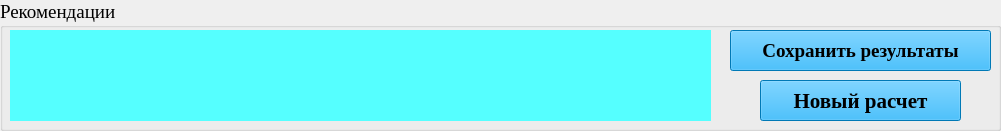
     <widget class="QGroupBox" name="groupBox_6">
      <property name="geometry">
       <rect>
        <x>10</x>
        <y>640</y>
        <width>1001</width>
        <height>131</height>
       </rect>
      </property>
      <property name="font">
       <font>
        <family>Times New Roman</family>
        <pointsize>14</pointsize>
       </font>
      </property>
      <property name="title">
       <string>Рекомендации</string>
      </property>
      <widget class="QLabel" name="label_67">
       <property name="geometry">
        <rect>
         <x>10</x>
         <y>30</y>
         <width>701</width>
         <height>91</height>
        </rect>
       </property>
       <property name="font">
        <font>
         <family>Times New Roman</family>
         <pointsize>12</pointsize>
        </font>
       </property>
       <property name="styleSheet">
        <string notr="true">background-color: rgb(85, 255, 255);</string>
       </property>
       <property name="text">
        <string/>
       </property>
      </widget>
      <widget class="QPushButton" name="pushButton_24">
       <property name="geometry">
        <rect>
         <x>760</x>
         <y>80</y>
         <width>201</width>
         <height>41</height>
        </rect>
       </property>
       <property name="font">
        <font>
         <family>Times New Roman</family>
         <pointsize>16</pointsize>
         <weight>75</weight>
         <bold>true</bold>
        </font>
       </property>
       <property name="styleSheet">
        <string notr="true">background-color: rgb(0, 170, 255);</string>
       </property>
       <property name="text">
        <string>Новый расчет</string>
       </property>
      </widget>
      <widget class="QPushButton" name="pushButton_25">
       <property name="geometry">
        <rect>
         <x>730</x>
         <y>30</y>
         <width>261</width>
         <height>41</height>
        </rect>
       </property>
       <property name="font">
        <font>
         <family>Times New Roman</family>
         <pointsize>14</pointsize>
         <weight>75</weight>
         <bold>true</bold>
        </font>
       </property>
       <property name="styleSheet">
        <string notr="true">background-color: rgb(0, 170, 255);</string>
       </property>
       <property name="text">
        <string>Сохранить результаты</string>
       </property>
      </widget>
     </widget>
